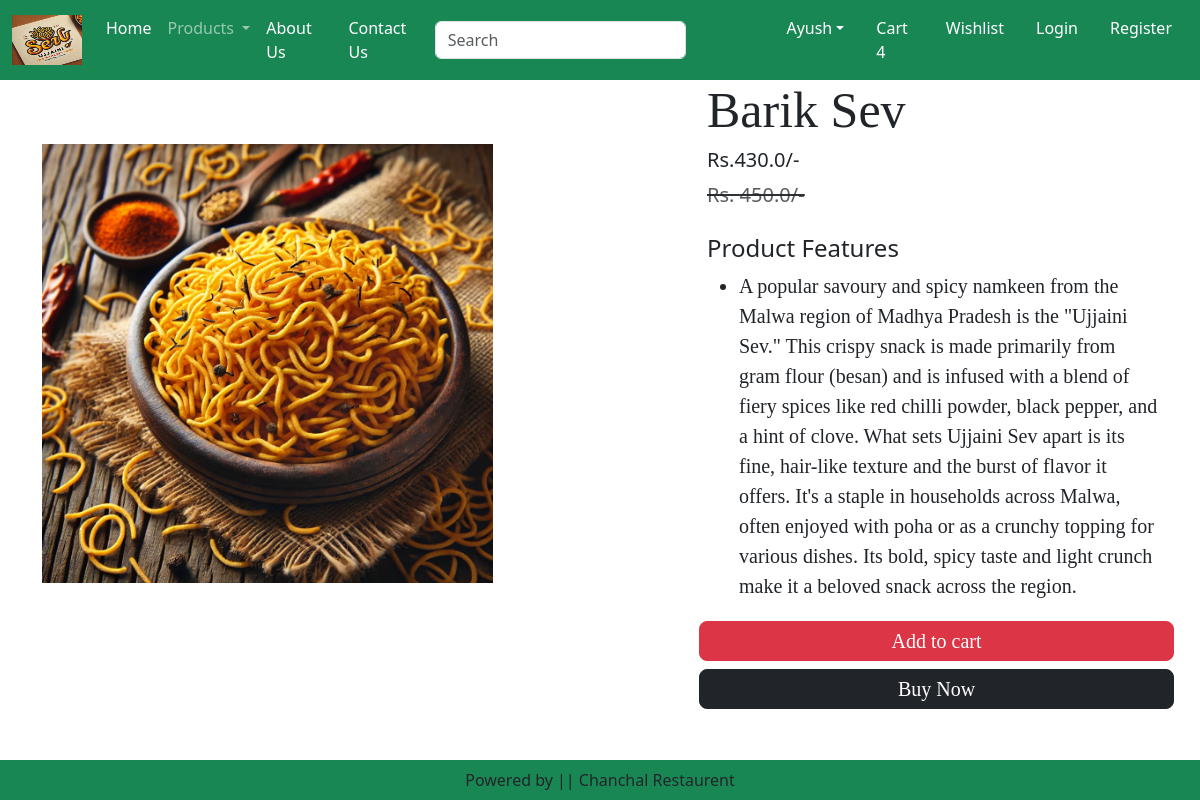
Before: /product-detail/1 with the older database file.
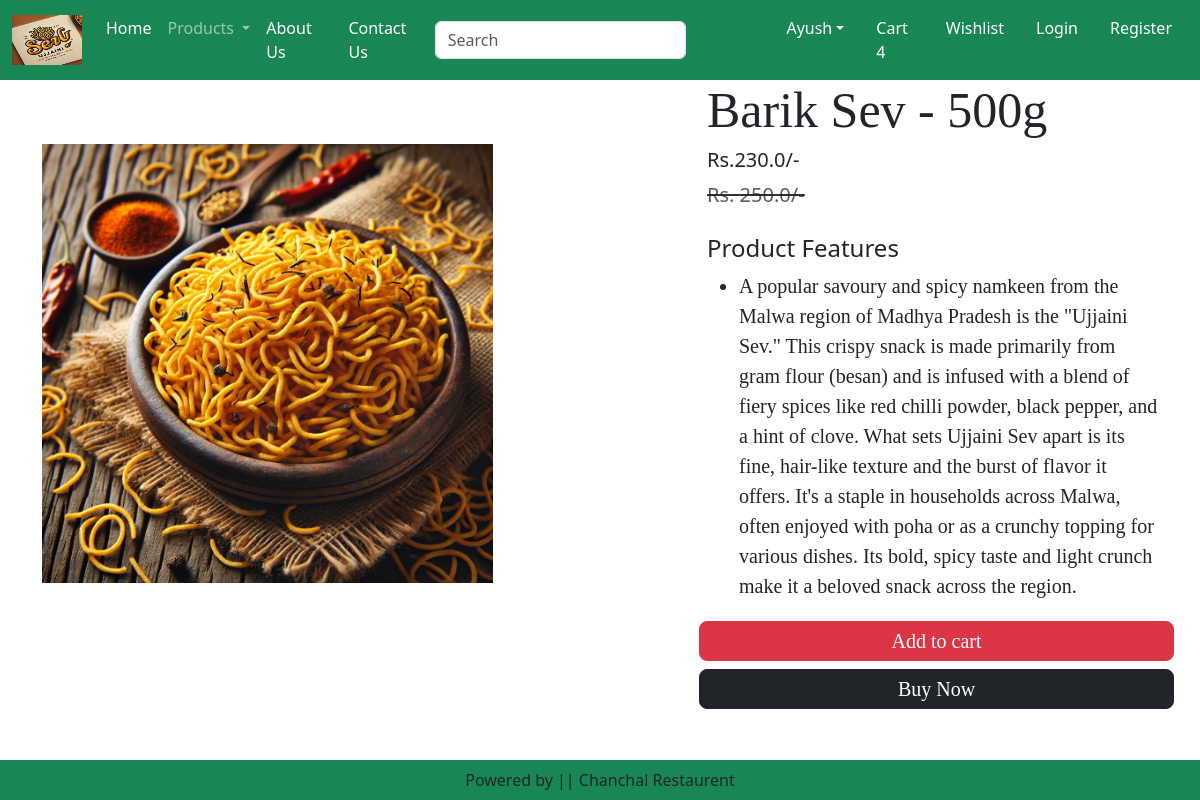
After: the same page with the newer database file.
### home/models.py (models this page shows, shortened)
class Product(models.Model):
    title = models.CharField(max_length=100)
    sp = models.FloatField()
    dp = models.FloatField()
    desc = models.TextField()
    composition = models.TextField(default='')
    prodapp = models.TextField(default='')
    category = models.CharField(choices=CATEGORY_CHOICES, max_length=2)
    product_image = models.ImageField(upload_to='product')

### home/views.py (the view)
# urls.py: path('product-detail/<int:pk>', views.ProductDetail.as_view(), name='product-detail'),
class ProductDetail(View):
    def get(self, request, pk):
        product = Product.objects.get(pk=pk)
        return render(request, 'home/productdetail.html', locals())

### home/templates/home/productdetail.html (shortened to what this page needs)
{% extends 'home/base.html' %}
{% load static %}
{% block main-content %}
    <div class="container">
        <div class="row flex justify-content-between">
            <div class="img2 col-lg-5 mt-5">
                <img src="{{product.product_image.url}}" class="image col-xs-6 col-sm-12 col-lg-12 mt-3 text-sm-center w-100 h-75" alt="">
            </div>
            <div class="productdetail col-lg-5">
                <h1 style="font-family: Georgia; font-size: 50px;">{{product.title}}</h1>
                <h5>Rs.{{product.dp}}/-</h5>
                <small class="text-decoration-line-through text-muted fs-5"><del>Rs. {{product.sp}}/-</del></small></del>
                <br><br><h4>Product Features</h4>
                <ul class="fs-5" style="font-family: Rajdhani;">
                    <li>{{product.desc}}</li>
                </ul>
                <div class="buttons row flex" style="font-family: Rajdhani;">
                    <button type="submit" class="d-grid gap-2 btn1 btn btn-danger p-1 m-1 btn-lg text-decoration-none text-white">Add to cart</button>
                    <div class="btn btn-dark p-1 m-1 btn-lg"><a href="#" class="text-decoration-none text-white">Buy Now</a></div>
                </div>
            </div>
        </div>
    </div>
{% endblock main-content %}

Changed rows visible on the page:
changed Product: title "Barik Sev" → "Barik Sev - 500g"; dp "430.0" → "230.0"; sp "450.0" → "250.0"
